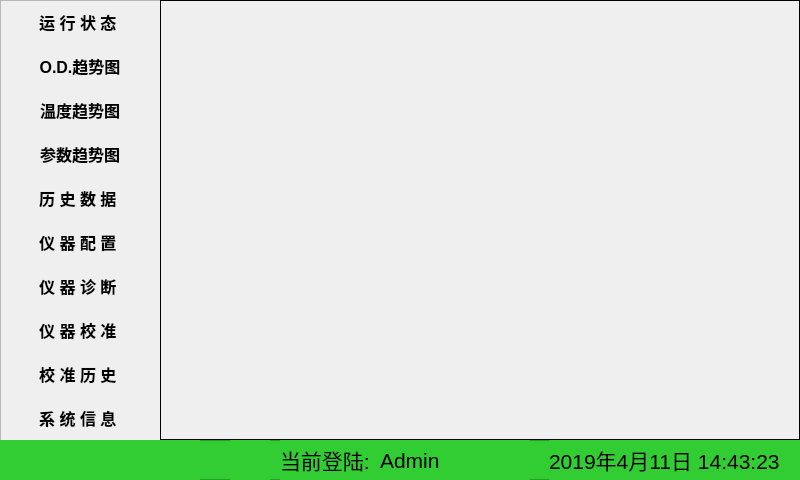
<?xml version="1.0" encoding="UTF-8"?>
<ui version="4.0">
 <class>MainWindow</class>
 <widget class="QMainWindow" name="MainWindow">
  <property name="geometry">
   <rect>
    <x>0</x>
    <y>0</y>
    <width>800</width>
    <height>480</height>
   </rect>
  </property>
  <property name="windowTitle">
   <string>MainWindow</string>
  </property>
  <property name="styleSheet">
   <string notr="true"/>
  </property>
  <widget class="QWidget" name="centralWidget">
   <widget class="QLabel" name="label">
    <property name="geometry">
     <rect>
      <x>0</x>
      <y>0</y>
      <width>800</width>
      <height>480</height>
     </rect>
    </property>
    <property name="styleSheet">
     <string notr="true">/*background-color: rgb(18, 18, 118);*/</string>
    </property>
    <property name="text">
     <string/>
    </property>
   </widget>
   <widget class="QFrame" name="frame">
    <property name="geometry">
     <rect>
      <x>0</x>
      <y>0</y>
      <width>800</width>
      <height>480</height>
     </rect>
    </property>
    <property name="frameShape">
     <enum>QFrame::StyledPanel</enum>
    </property>
    <property name="frameShadow">
     <enum>QFrame::Raised</enum>
    </property>
    <widget class="QFrame" name="frame_4">
     <property name="geometry">
      <rect>
       <x>0</x>
       <y>440</y>
       <width>800</width>
       <height>40</height>
      </rect>
     </property>
     <property name="styleSheet">
      <string notr="true">background-color: rgb(50, 205, 50);</string>
     </property>
     <property name="frameShape">
      <enum>QFrame::StyledPanel</enum>
     </property>
     <property name="frameShadow">
      <enum>QFrame::Raised</enum>
     </property>
     <widget class="QLabel" name="label_2">
      <property name="geometry">
       <rect>
        <x>0</x>
        <y>0</y>
        <width>200</width>
        <height>40</height>
       </rect>
      </property>
      <property name="text">
       <string/>
      </property>
      <property name="pixmap">
       <pixmap resource="resources.qrc">:/images/device-logo-o.png</pixmap>
      </property>
     </widget>
     <widget class="QLabel" name="timeLabel">
      <property name="geometry">
       <rect>
        <x>549</x>
        <y>0</y>
        <width>251</width>
        <height>40</height>
       </rect>
      </property>
      <property name="font">
       <font>
        <pointsize>16</pointsize>
       </font>
      </property>
      <property name="text">
       <string>2019年4月11日 14:43:23</string>
      </property>
     </widget>
     <widget class="QLabel" name="label_4">
      <property name="geometry">
       <rect>
        <x>230</x>
        <y>0</y>
        <width>40</width>
        <height>40</height>
       </rect>
      </property>
      <property name="text">
       <string/>
      </property>
      <property name="pixmap">
       <pixmap resource="resources.qrc">:/images/user.png</pixmap>
      </property>
      <property name="alignment">
       <set>Qt::AlignCenter</set>
      </property>
     </widget>
     <widget class="QLabel" name="label_5">
      <property name="geometry">
       <rect>
        <x>280</x>
        <y>0</y>
        <width>101</width>
        <height>40</height>
       </rect>
      </property>
      <property name="font">
       <font>
        <pointsize>16</pointsize>
       </font>
      </property>
      <property name="text">
       <string>当前登陆:</string>
      </property>
     </widget>
     <widget class="QLabel" name="userLabel">
      <property name="geometry">
       <rect>
        <x>380</x>
        <y>0</y>
        <width>150</width>
        <height>40</height>
       </rect>
      </property>
      <property name="minimumSize">
       <size>
        <width>150</width>
        <height>0</height>
       </size>
      </property>
      <property name="maximumSize">
       <size>
        <width>150</width>
        <height>16777215</height>
       </size>
      </property>
      <property name="font">
       <font>
        <pointsize>16</pointsize>
       </font>
      </property>
      <property name="text">
       <string>Admin</string>
      </property>
     </widget>
    </widget>
    <widget class="QPushButton" name="pushButton">
     <property name="geometry">
      <rect>
       <x>0</x>
       <y>352</y>
       <width>160</width>
       <height>44</height>
      </rect>
     </property>
     <property name="minimumSize">
      <size>
       <width>160</width>
       <height>44</height>
      </size>
     </property>
     <property name="maximumSize">
      <size>
       <width>160</width>
       <height>44</height>
      </size>
     </property>
     <property name="font">
      <font>
       <pointsize>12</pointsize>
       <weight>75</weight>
       <bold>true</bold>
       <underline>false</underline>
       <strikeout>false</strikeout>
      </font>
     </property>
     <property name="mouseTracking">
      <bool>false</bool>
     </property>
     <property name="styleSheet">
      <string notr="true"/>
     </property>
     <property name="text">
      <string>校 准 历 史 </string>
     </property>
     <property name="icon">
      <iconset resource="resources.qrc">
       <normaloff>:/images/jl.png</normaloff>:/images/jl.png</iconset>
     </property>
     <property name="iconSize">
      <size>
       <width>24</width>
       <height>24</height>
      </size>
     </property>
     <property name="flat">
      <bool>true</bool>
     </property>
    </widget>
    <widget class="QPushButton" name="pushButton_2">
     <property name="geometry">
      <rect>
       <x>0</x>
       <y>176</y>
       <width>160</width>
       <height>44</height>
      </rect>
     </property>
     <property name="minimumSize">
      <size>
       <width>160</width>
       <height>44</height>
      </size>
     </property>
     <property name="maximumSize">
      <size>
       <width>160</width>
       <height>44</height>
      </size>
     </property>
     <property name="font">
      <font>
       <pointsize>12</pointsize>
       <weight>75</weight>
       <bold>true</bold>
       <underline>false</underline>
       <strikeout>false</strikeout>
      </font>
     </property>
     <property name="mouseTracking">
      <bool>false</bool>
     </property>
     <property name="styleSheet">
      <string notr="true"/>
     </property>
     <property name="text">
      <string>历 史 数 据 </string>
     </property>
     <property name="icon">
      <iconset resource="resources.qrc">
       <normaloff>:/images/lssj.png</normaloff>:/images/lssj.png</iconset>
     </property>
     <property name="iconSize">
      <size>
       <width>24</width>
       <height>24</height>
      </size>
     </property>
     <property name="flat">
      <bool>true</bool>
     </property>
    </widget>
    <widget class="QPushButton" name="pushButton_3">
     <property name="geometry">
      <rect>
       <x>0</x>
       <y>264</y>
       <width>160</width>
       <height>44</height>
      </rect>
     </property>
     <property name="minimumSize">
      <size>
       <width>160</width>
       <height>44</height>
      </size>
     </property>
     <property name="maximumSize">
      <size>
       <width>160</width>
       <height>44</height>
      </size>
     </property>
     <property name="font">
      <font>
       <pointsize>12</pointsize>
       <weight>75</weight>
       <bold>true</bold>
       <underline>false</underline>
       <strikeout>false</strikeout>
      </font>
     </property>
     <property name="mouseTracking">
      <bool>false</bool>
     </property>
     <property name="styleSheet">
      <string notr="true"/>
     </property>
     <property name="text">
      <string>仪 器 诊 断 </string>
     </property>
     <property name="icon">
      <iconset resource="resources.qrc">
       <normaloff>:/images/zd.png</normaloff>:/images/zd.png</iconset>
     </property>
     <property name="iconSize">
      <size>
       <width>24</width>
       <height>24</height>
      </size>
     </property>
     <property name="flat">
      <bool>true</bool>
     </property>
    </widget>
    <widget class="QPushButton" name="pushButton_4">
     <property name="geometry">
      <rect>
       <x>0</x>
       <y>220</y>
       <width>160</width>
       <height>44</height>
      </rect>
     </property>
     <property name="minimumSize">
      <size>
       <width>160</width>
       <height>44</height>
      </size>
     </property>
     <property name="maximumSize">
      <size>
       <width>160</width>
       <height>44</height>
      </size>
     </property>
     <property name="font">
      <font>
       <pointsize>12</pointsize>
       <weight>75</weight>
       <bold>true</bold>
       <underline>false</underline>
       <strikeout>false</strikeout>
      </font>
     </property>
     <property name="mouseTracking">
      <bool>false</bool>
     </property>
     <property name="styleSheet">
      <string notr="true"/>
     </property>
     <property name="text">
      <string>仪 器 配 置 </string>
     </property>
     <property name="icon">
      <iconset resource="resources.qrc">
       <normaloff>:/images/sbpz.png</normaloff>:/images/sbpz.png</iconset>
     </property>
     <property name="iconSize">
      <size>
       <width>24</width>
       <height>24</height>
      </size>
     </property>
     <property name="flat">
      <bool>true</bool>
     </property>
    </widget>
    <widget class="QPushButton" name="pushButton_5">
     <property name="geometry">
      <rect>
       <x>0</x>
       <y>88</y>
       <width>160</width>
       <height>44</height>
      </rect>
     </property>
     <property name="minimumSize">
      <size>
       <width>160</width>
       <height>44</height>
      </size>
     </property>
     <property name="maximumSize">
      <size>
       <width>160</width>
       <height>44</height>
      </size>
     </property>
     <property name="font">
      <font>
       <pointsize>12</pointsize>
       <weight>75</weight>
       <bold>true</bold>
       <underline>false</underline>
       <strikeout>false</strikeout>
      </font>
     </property>
     <property name="mouseTracking">
      <bool>false</bool>
     </property>
     <property name="styleSheet">
      <string notr="true"/>
     </property>
     <property name="text">
      <string> 温度趋势图 </string>
     </property>
     <property name="icon">
      <iconset resource="resources.qrc">
       <normaloff>:/images/zxt3.png</normaloff>:/images/zxt3.png</iconset>
     </property>
     <property name="iconSize">
      <size>
       <width>24</width>
       <height>24</height>
      </size>
     </property>
     <property name="flat">
      <bool>true</bool>
     </property>
    </widget>
    <widget class="QPushButton" name="pushButton_6">
     <property name="geometry">
      <rect>
       <x>0</x>
       <y>132</y>
       <width>160</width>
       <height>44</height>
      </rect>
     </property>
     <property name="minimumSize">
      <size>
       <width>160</width>
       <height>44</height>
      </size>
     </property>
     <property name="maximumSize">
      <size>
       <width>160</width>
       <height>44</height>
      </size>
     </property>
     <property name="font">
      <font>
       <pointsize>12</pointsize>
       <weight>75</weight>
       <bold>true</bold>
       <underline>false</underline>
       <strikeout>false</strikeout>
      </font>
     </property>
     <property name="mouseTracking">
      <bool>false</bool>
     </property>
     <property name="styleSheet">
      <string notr="true"/>
     </property>
     <property name="text">
      <string> 参数趋势图 </string>
     </property>
     <property name="icon">
      <iconset resource="resources.qrc">
       <normaloff>:/images/zxt3.png</normaloff>:/images/zxt3.png</iconset>
     </property>
     <property name="iconSize">
      <size>
       <width>24</width>
       <height>24</height>
      </size>
     </property>
     <property name="flat">
      <bool>true</bool>
     </property>
    </widget>
    <widget class="QPushButton" name="pushButton_7">
     <property name="geometry">
      <rect>
       <x>0</x>
       <y>44</y>
       <width>160</width>
       <height>44</height>
      </rect>
     </property>
     <property name="minimumSize">
      <size>
       <width>160</width>
       <height>44</height>
      </size>
     </property>
     <property name="maximumSize">
      <size>
       <width>160</width>
       <height>44</height>
      </size>
     </property>
     <property name="font">
      <font>
       <pointsize>12</pointsize>
       <weight>75</weight>
       <bold>true</bold>
       <underline>false</underline>
       <strikeout>false</strikeout>
      </font>
     </property>
     <property name="mouseTracking">
      <bool>false</bool>
     </property>
     <property name="styleSheet">
      <string notr="true"/>
     </property>
     <property name="text">
      <string> O.D.趋势图 </string>
     </property>
     <property name="icon">
      <iconset resource="resources.qrc">
       <normaloff>:/images/zxt2.png</normaloff>:/images/zxt2.png</iconset>
     </property>
     <property name="iconSize">
      <size>
       <width>24</width>
       <height>24</height>
      </size>
     </property>
     <property name="flat">
      <bool>true</bool>
     </property>
    </widget>
    <widget class="QPushButton" name="pushButton_8">
     <property name="enabled">
      <bool>true</bool>
     </property>
     <property name="geometry">
      <rect>
       <x>0</x>
       <y>0</y>
       <width>160</width>
       <height>44</height>
      </rect>
     </property>
     <property name="minimumSize">
      <size>
       <width>160</width>
       <height>44</height>
      </size>
     </property>
     <property name="maximumSize">
      <size>
       <width>160</width>
       <height>44</height>
      </size>
     </property>
     <property name="font">
      <font>
       <pointsize>12</pointsize>
       <weight>75</weight>
       <bold>true</bold>
       <underline>false</underline>
       <strikeout>false</strikeout>
      </font>
     </property>
     <property name="mouseTracking">
      <bool>false</bool>
     </property>
     <property name="styleSheet">
      <string notr="true"/>
     </property>
     <property name="text">
      <string>运 行 状 态 </string>
     </property>
     <property name="icon">
      <iconset resource="resources.qrc">
       <normaloff>:/images/sdzt.png</normaloff>:/images/sdzt.png</iconset>
     </property>
     <property name="iconSize">
      <size>
       <width>24</width>
       <height>24</height>
      </size>
     </property>
     <property name="flat">
      <bool>true</bool>
     </property>
    </widget>
    <widget class="QPushButton" name="pushButton_9">
     <property name="geometry">
      <rect>
       <x>0</x>
       <y>308</y>
       <width>160</width>
       <height>44</height>
      </rect>
     </property>
     <property name="minimumSize">
      <size>
       <width>160</width>
       <height>44</height>
      </size>
     </property>
     <property name="maximumSize">
      <size>
       <width>160</width>
       <height>44</height>
      </size>
     </property>
     <property name="font">
      <font>
       <pointsize>12</pointsize>
       <weight>75</weight>
       <bold>true</bold>
       <underline>false</underline>
       <strikeout>false</strikeout>
      </font>
     </property>
     <property name="mouseTracking">
      <bool>false</bool>
     </property>
     <property name="styleSheet">
      <string notr="true"/>
     </property>
     <property name="text">
      <string>仪 器 校 准 </string>
     </property>
     <property name="icon">
      <iconset resource="resources.qrc">
       <normaloff>:/images/jz.png</normaloff>:/images/jz.png</iconset>
     </property>
     <property name="iconSize">
      <size>
       <width>24</width>
       <height>24</height>
      </size>
     </property>
     <property name="flat">
      <bool>true</bool>
     </property>
    </widget>
    <widget class="QPushButton" name="pushButton_10">
     <property name="geometry">
      <rect>
       <x>0</x>
       <y>396</y>
       <width>160</width>
       <height>44</height>
      </rect>
     </property>
     <property name="minimumSize">
      <size>
       <width>160</width>
       <height>44</height>
      </size>
     </property>
     <property name="maximumSize">
      <size>
       <width>160</width>
       <height>44</height>
      </size>
     </property>
     <property name="font">
      <font>
       <pointsize>12</pointsize>
       <weight>75</weight>
       <bold>true</bold>
       <underline>false</underline>
       <strikeout>false</strikeout>
      </font>
     </property>
     <property name="mouseTracking">
      <bool>false</bool>
     </property>
     <property name="styleSheet">
      <string notr="true"/>
     </property>
     <property name="text">
      <string>系 统 信 息 </string>
     </property>
     <property name="icon">
      <iconset resource="resources.qrc">
       <normaloff>:/images/sbxx.png</normaloff>:/images/sbxx.png</iconset>
     </property>
     <property name="iconSize">
      <size>
       <width>24</width>
       <height>24</height>
      </size>
     </property>
     <property name="flat">
      <bool>true</bool>
     </property>
    </widget>
    <widget class="QStackedWidget" name="stackedWidget">
     <property name="geometry">
      <rect>
       <x>160</x>
       <y>0</y>
       <width>640</width>
       <height>440</height>
      </rect>
     </property>
     <property name="frameShape">
      <enum>QFrame::Box</enum>
     </property>
     <property name="currentIndex">
      <number>1</number>
     </property>
     <widget class="QWidget" name="page"/>
     <widget class="QWidget" name="page_2"/>
    </widget>
   </widget>
  </widget>
 </widget>
 <layoutdefault spacing="6" margin="11"/>
 <resources>
  <include location="resources.qrc"/>
 </resources>
 <connections/>
</ui>
